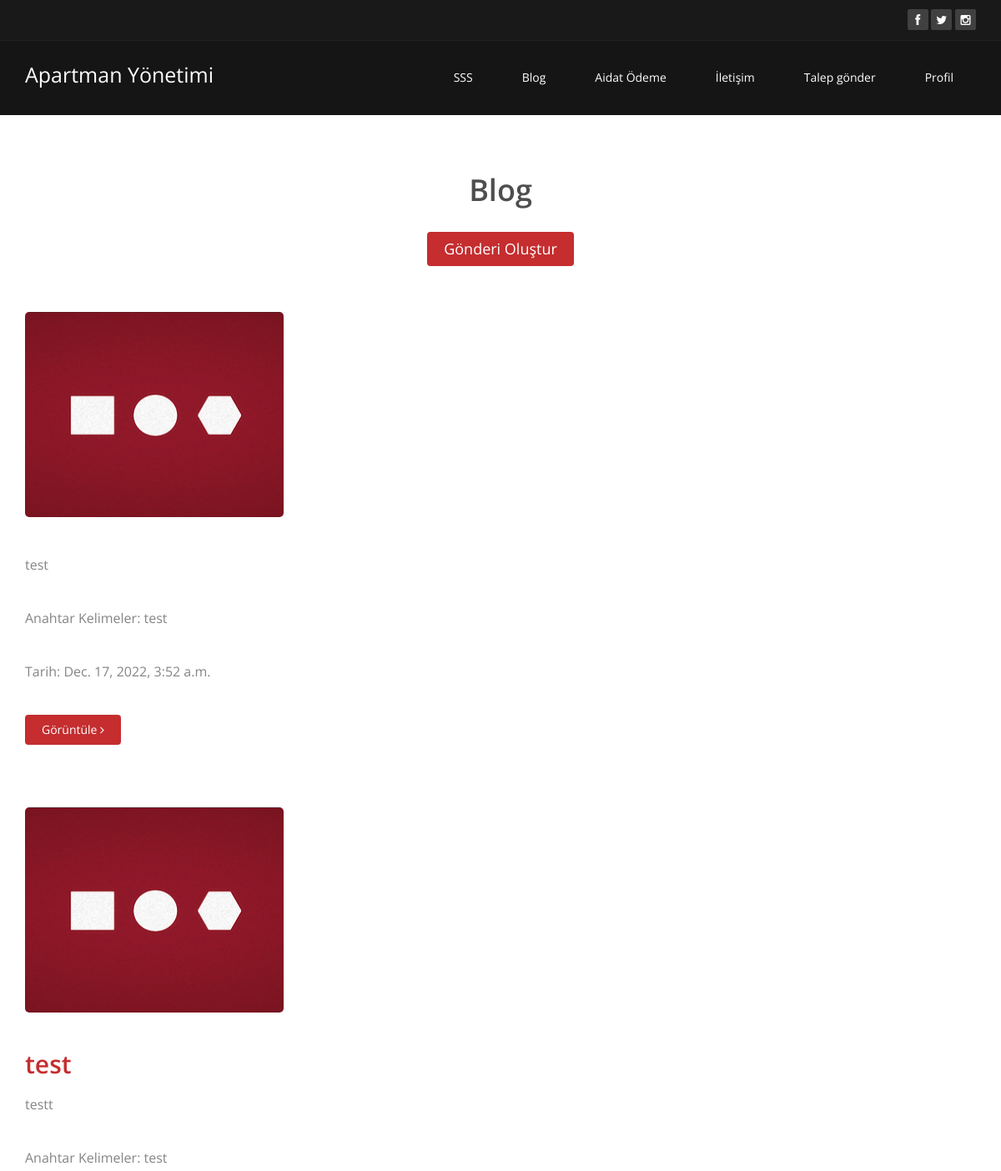
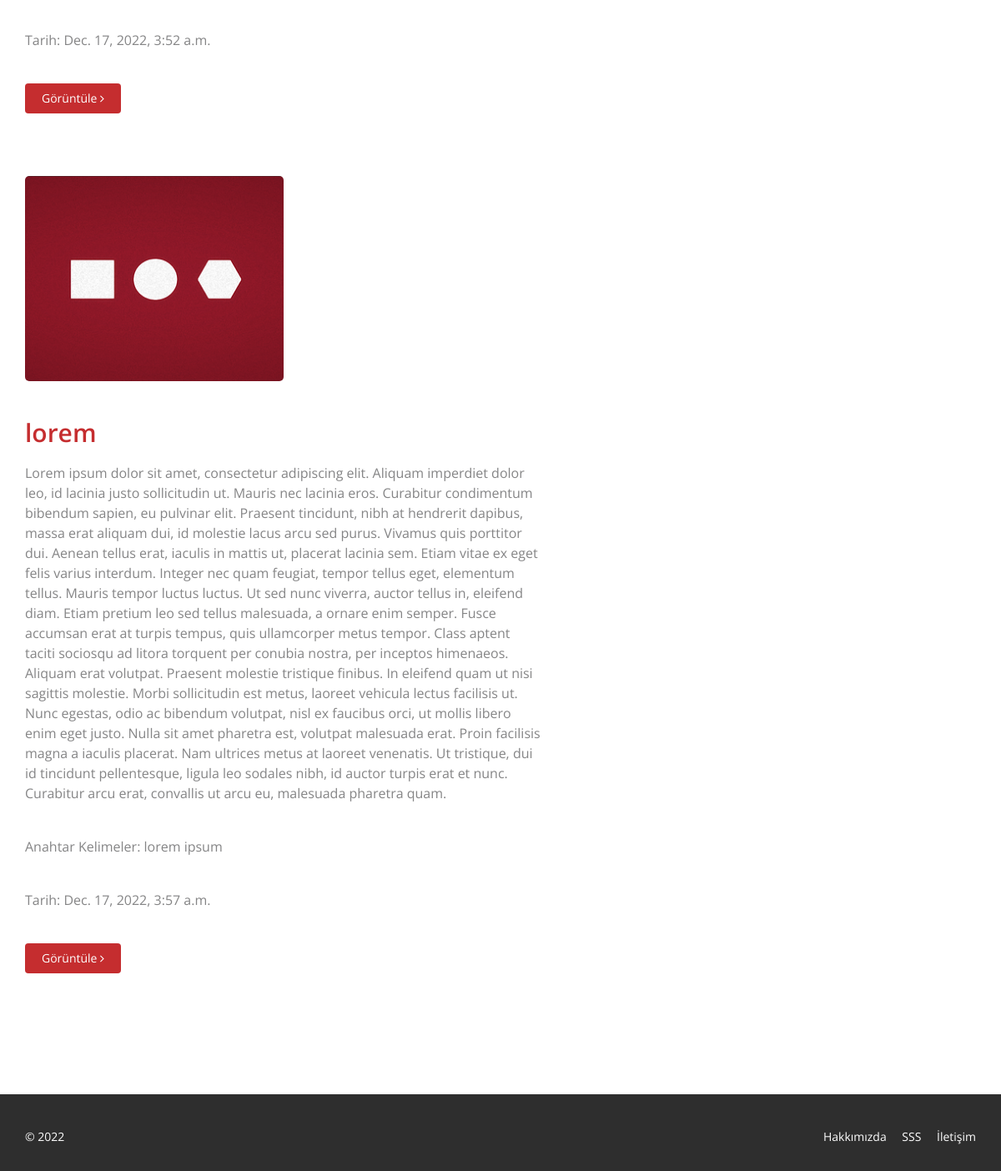
The app's page /blog/ (signed in) with its own data (2 pictures, top to bottom).
### core/models.py (models this page shows, shortened)
class Setting(models.Model):
    id = models.UUIDField(primary_key=True,default=uuid.uuid4)
    title = models.CharField(max_length=20)
    keywords = models.CharField(max_length=100,null=True)
    description = models.TextField(null=True)
    company = models.CharField(max_length=20)
    address = models.CharField(max_length=20)
    phone = models.CharField(max_length=20)
    fax = models.CharField(max_length=20)
    email = models.CharField(max_length=20)
    facebook = models.CharField(max_length=50)
    instagram = models.CharField(max_length=50)
    twitter = models.CharField(max_length=50)
    aboutus = 'about-us'
    contact = 'contact'
    references = 'references'
    status = models.BooleanField(default=True)

class Content(models.Model):
    id = models.UUIDField(primary_key=True,default=uuid.uuid4)
    title = models.CharField(max_length=100)
    keywords = models.CharField(max_length=100)
    description = models.TextField()
    image = models.ImageField(upload_to='content_images',default='content_images/blog_image.png')
    menu_id = models.IntegerField(blank=True,null=True)
    detail = models.CharField(max_length=100)
    type = models.CharField(max_length=10)
    created_at = models.DateTimeField(default=datetime.now)
    updated_at = models.DateTimeField(default=datetime.now)

### core/views.py (the view)
# urls.py: 2. Add a URL to urlpatterns:  path('blog/', include('blog.urls'))
@login_required(login_url='signin')
def blog(request):
    contents = Content.objects.all()
    return render(request,'blog.html',{'contents':contents,'setting' :setting})

### templates/blog.html (shortened to what this page needs)
{% load static %}
<!DOCTYPE html>
<html lang="en">
<head>
    <link rel="stylesheet" href="https://maxcdn.bootstrapcdn.com/bootstrap/3.4.1/css/bootstrap.min.css">
    <link href="{% static 'css/bootstrap.min.css' %}" rel="stylesheet">
    <link href="{% static 'css/font-awesome.min.css' %}" rel="stylesheet">
    <link href="{% static 'css/animate.min.css' %}" rel="stylesheet">
    <link href="{% static 'css/prettyPhoto.css' %}" rel="stylesheet">
    <link href="{% static 'css/main.css' %}" rel="stylesheet">
    <link href="{% static 'css/responsive.css' %}" rel="stylesheet">
</head>
<body>
    {% include 'menu.html' %}
    {% block content %}
    <section id="blog" class="container">
        <div class="center">
            <h2>Blog</h2>
            <a href="{% url 'upload' %}" style="font-size: large;" class="btn btn-primary " >Gönderi Oluştur</a>
        </div>
        <div class="blog">
            <div class="row">
            {% for content in contents %}
                 <div class="col-md-8">
                    <div class="blog-item">
                        <div class="row">
                            <div class="col-xs-12 col-sm-10 blog-content">
                                <a href="#"><img class="img-responsive img-blog" src="{{content.image.url}}" width="50%" height="200px" alt="" /></a>
                                <h2><a href="/blogs/{{content.id}}">{{content.title}}</a></h2>
                                <h3>{{content.description}}</h3>
                                <h3>Anahtar Kelimeler: {{content.keywords}} </h3>
                                <h3>Tarih: {{content.created_at}}</h3>
                                <a class="btn btn-primary readmore" href="/blogs/{{content.id}}">Görüntüle <i class="fa fa-angle-right"></i></a>
                            </div>
                        </div>
                    </div>
                 </div>
                {% endfor %}
            </div>
        </div>
    </section>
{% include 'footer.html' %}
</body>
</html>
{% endblock %}

### templates/menu.html (shortened to what this page needs)
{% load static %}
<!DOCTYPE html>
<html lang="en">
<head>
    <link rel="stylesheet" href="https://maxcdn.bootstrapcdn.com/bootstrap/3.4.1/css/bootstrap.min.css">
    <link href="{% static 'css/bootstrap.min.css' %}" rel="stylesheet">
    <link href="{% static 'css/font-awesome.min.css' %}" rel="stylesheet">
    <link href="{% static 'css/animate.min.css' %}" rel="stylesheet">
    <link href="{% static 'css/prettyPhoto.css' %}" rel="stylesheet">
    <link href="{% static 'css/main.css' %}" rel="stylesheet">
    <link href="{% static 'css/responsive.css' %}" rel="stylesheet">
</head>
<body>
        <header id="header">
            <div class="top-bar">
                <div class="container">
                    <div class="row">
                        <div class="col-sm-6 col-xs-4">
                        </div>
                        <div class="col-sm-6 col-xs-8">
                            <div class="social">
                                <ul class="social-share">
                                    <li><a href="{{setting.facebook}}"><i class="fa fa-facebook"></i></a></li>
                                    <li><a href="{{setting.twitter}}"><i class="fa fa-twitter"></i></a></li>
                                    <li><a href="{{setting.instagram}}"><i class="fa fa-instagram"></i></a></li>
                                </ul>
                            </div>
                        </div>
                    </div>
                </div>
            </div>
            <nav class="navbar navbar-inverse" role="banner">
                <div class="container">
                    <div class="navbar-header">
                        <a class="navbar-brand" style="font-size:25px" href="/">{{setting.title}}</a>
                    </div>
                    <div class="collapse navbar-collapse navbar-right">
                        <ul class="nav navbar-nav">
                            <li><a href="{% url 'faq' %}">SSS</a></li>
                            <li><a href="{% url 'blog' %}">Blog</a></li>
                            <li><a href="{% url 'payment' %}">Aidat Ödeme</a></li>
                            <li><a href="{% url 'contact' %}">İletişim</a></li>
                            <li><a href="{% url 'request' %}">Talep gönder</a></li>
                            <li><a href="{% url 'account' %}">Profil</a></li>
                        </ul>
                    </div>
                </div>
            </nav>
        </header>
</body>

### staticfiles/css/main.css (style rules this page uses)
body { background: #fff; font-family: 'Open Sans', sans-serif; color:#4e4e4e; line-height: 22px; }
h1, h2, h3, h4, h5, h6 { font-weight: 600; font-family: 'Open Sans', sans-serif; color:#4e4e4e; }
h2 { font-size: 20px; }
h3 { font-size: 16px; color: #787878; font-weight: 400; line-height: 24px; }
a { color: #c52d2f; -webkit-transition: color 300ms, background-color 300ms; -moz-transition: color 300ms, background-color 300ms; -o-transition: color 300ms, background-color 300ms; transition: color 300ms, background-color 300ms; }
.btn-primary { padding: 8px 20px; background: #c52d2f; color: #fff; border-radius: 4px; border:none; margin-top: 10px; }
.center h2 { font-size: 36px; margin-top: 0; margin-bottom: 20px; }
body > section { padding: 70px 0; }
.center { text-align: center; padding-bottom: 55px; }
.navbar>.container .navbar-brand { margin-left: 0; }
.top-bar { padding: 10px 0; background: #191919; border-bottom: 1px solid #222; line-height: 28px; }
.social { text-align: right; }
.social-share { display: inline-block; list-style: none; padding: 0; margin: 0; }
ul.social-share li { display: inline-block; }
ul.social-share li a { display: inline-block; color: #fff; background: #404040; width: 25px; height: 25px; line-height: 25px; text-align: center; border-radius: 2px; }
.navbar-brand { padding: 0; margin:0; }
.navbar { border-radius: 0; margin-bottom: 0; background: #151515; padding: 15px 0; padding-bottom: 0; }
.navbar-nav { margin-top: 12px; }
.navbar-nav>li { margin-left: 35px; padding-bottom: 28px; }
.navbar-inverse .navbar-nav > li > a { padding: 5px 12px; margin: 0; border-radius: 3px; color: #fff; line-height: 24px; display: inline-block; }
.navbar-inverse { border: none; }
.navbar-inverse .navbar-brand { font-size: 36px; line-height: 50px; color: #fff; }
.navbar-inverse .navbar-collapse, .navbar-inverse .navbar-form { border-top: 0; padding-bottom: 0; }
.blog-item { border-radius: 0; overflow: hidden; margin-bottom: 50px; }
.blog .blog-item .img-blog { border-radius: 5px; margin-bottom: 45px; }
.blog .blog-item .blog-content { padding-bottom: 25px; }
.blog .blog-item .blog-content h2 { margin-top: 0; font-size: 30px; }
.readmore { margin-top: 0; }
.blog .blog-item .blog-content h3 { color: #858586; margin-bottom: 40px; }

### records on screen
Setting: title "Apartman Yönetimi"
Content: image (picture), description "test", keywords "test", created_at "Dec. 17, 2022, 3:52 a.m."
Content: image (picture), title "test", description "testt", keywords "test", created_at "Dec. 17, 2022, 3:52 a.m."
Content: image (picture), title "lorem", description "Lorem ipsum dolor sit amet, consectetur adipiscing elit. Aliquam imperdiet dolor leo, id lacinia justo sollicitudin ut. Mauris nec lacinia eros. Curabitur condimentum bibendum sapien, eu pulvinar elit. Praesent tincidunt, nibh at hendrerit dapibus, massa erat aliquam dui, id molestie lacus arcu sed purus. Vivamus quis porttitor dui. Aenean tellus erat, iaculis in mattis ut, placerat lacinia sem. Etiam vitae ex eget felis varius interdum. Integer nec quam feugiat, tempor tellus eget, elementum tellus. Mauris tempor luctus luctus. Ut sed nunc viverra, auctor tellus in, eleifend diam. Etiam pretium leo sed tellus malesuada, a ornare enim semper. Fusce accumsan erat at turpis tempus, quis…", keywords "lorem ipsum", created_at "Dec. 17, 2022, 3:57 a.m."
